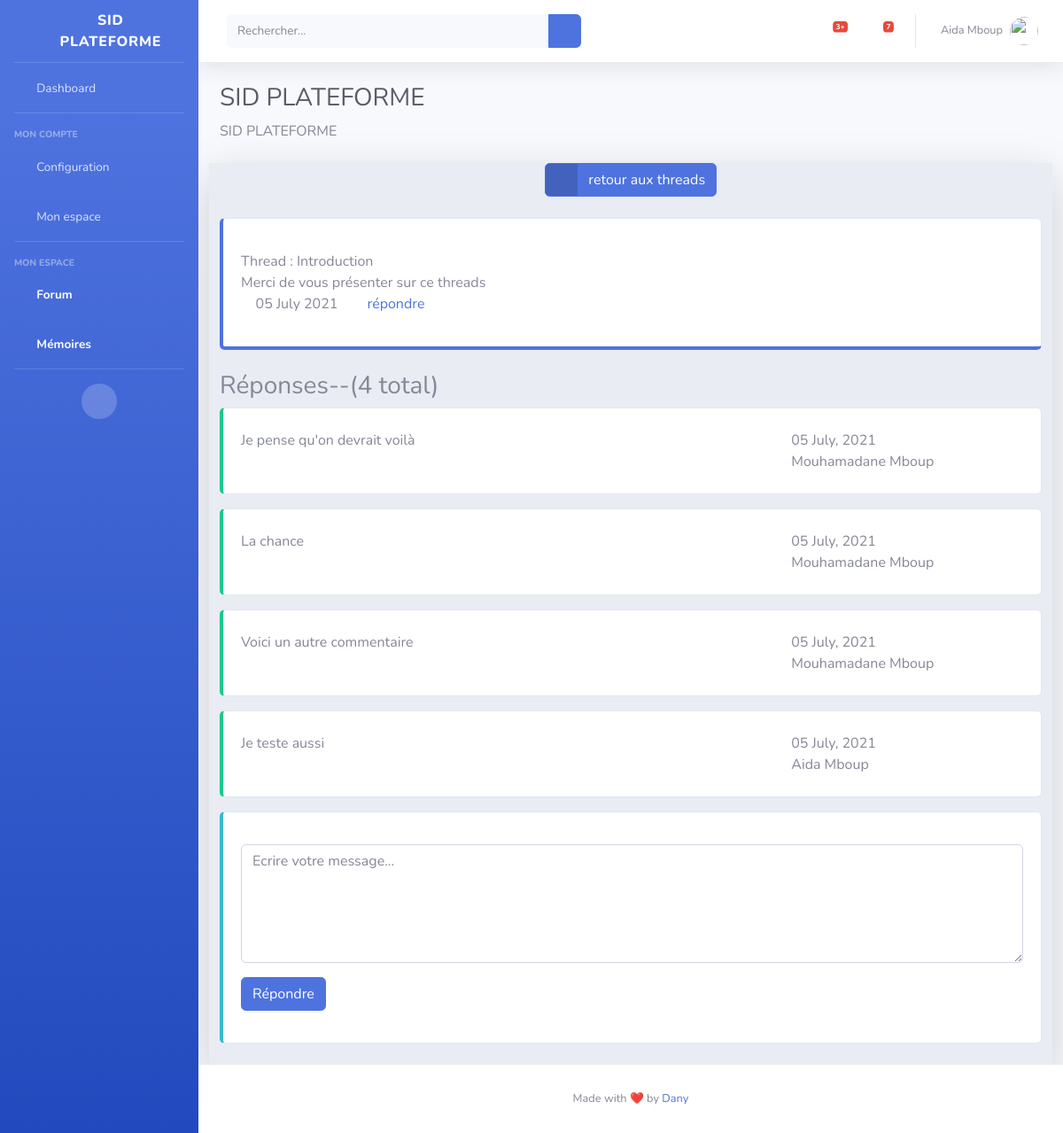
The page /user/1/thread (signed in) on the database its author committed.
### app/base/models.py (models this page shows, shortened)
class User(db.Model, UserMixin):
    id = db.Column(db.Integer, primary_key=True)
    first_name = db.Column(db.String(150))
    last_name = db.Column(db.String(150))
    email = db.Column(db.String(150), unique=True)
    confirmed = db.Column(db.Boolean, default=False)
    password_hash = db.Column(db.String(150))
    role_id = db.Column(db.Integer, db.ForeignKey('roles.id'))
    replies = db.relationship('Reply', backref='user', lazy='dynamic')
    def full_name(self):
        return '%s %s' % (self.first_name, self.last_name)
    @property
    def password(self):
        raise AttributeError('`password` is not a readable attribute')

class Threads(db.Model):
    id = db.Column(db.Integer, primary_key=True)
    title = db.Column(db.String(120))
    description = db.Column(db.String(200))
    create_at = db.Column(db.DateTime, default=datetime.utcnow)
    replies = db.relationship('Reply', backref='thread', lazy='dynamic')

class Reply(db.Model):
    id = db.Column(db.Integer, primary_key=True)
    thread_id = db.Column(db.Integer, db.ForeignKey('threads.id'))
    user_id = db.Column(db.Integer, db.ForeignKey('user.id'))
    message = db.Column(db.String(200))
    created_at = db.Column(db.DateTime, default=datetime.utcnow)

### app/home/views.py (the view)
@blueprint.route('/<int:thread_id>/thread', methods=['GET', 'POST'])
@login_required
def get_thread(thread_id):
    form = NewReply()
    thread = Threads.query.get(int(thread_id))
    if request.method == 'POST':
        if form.validate_on_submit():
            reply = Reply(user_id=current_user.id, message=form.message.data)
            thread.replies.append(reply)
            db.session.commit()
            return redirect(url_for('user_views.get_thread', thread_id=reply.thread_id))
    replies = Reply.query.filter_by(thread_id=thread_id).all()
    return render_template('user/focus_thread.html', thread=thread, user=current_user, replies=replies, form=form)

### app/home/forms.py
class NewReply(FlaskForm):
    message = TextAreaField('Message', validators=[InputRequired()])

### app/base/models.py (called while the page is built)
@login_manager.user_loader
def loader_user(key):
    return User.query.get(int(key))

### app/templates/user/focus_thread.html (shortened to what this page needs)
{% extends "user/index.html" %}
{% block focus_thread %}
        <div class="row bg-gray-200 shadow-lg">
            <div class="col-lg-12">
                <div class="text-center">
                    <a href="{{ url_for('user_views.thread')}}" class="btn btn-primary btn-icon-split" >
                        <span class="icon text-white-50">
                          <i class="fas fa-plus"></i>
                        </span>
                        <span class="text">retour aux threads</span>
                      </a>
                </div>
                <br>
                <div class="card mb-4 py-3 border-left-primary border-bottom-primary ">
                <div class="card-body">
                    Thread : {{ thread.title}} <br>
                    {{ thread.description}} <br>
                    <i class="fa fa-calendar"></i>  {{ thread.create_at.strftime('%d %B %Y')}}
                    &nbsp; <a href="#mess"><i class="fa fa-envelope"></i>&nbsp; répondre</a>
                </div>
                </div>
                <h3>Réponses--({{ replies|length }} total)</h3>
                {% for reply in replies %}
                <div class="card mb-3 py-1 border-left-success">
                <div class="card-body">
                    <div class="row">
                        <div class="col-lg-8">
                            {{reply.message}}
                        </div>
                        <div class="col-lg-3">
                            <i class="fa fa-calendar"></i> <span>{{ reply.created_at.strftime('%d %B, %Y')}}</span> <br>
                            <i class="fa fa-user"></i><span> {{ reply.user.full_name()}}</span>
                        </div>
                    </div>
                </div>
                </div>
                {% endfor %}
                <div class="card mb-4 py-3 border-left-info">
                <div class="card-body">
                    <form method="POST" id="mess">
                        <div class="form-group">
                            {{ form.message(class="form-control ", onfocus="this.value''", value="", cols="30", rows="5", placeholder="Ecrire votre message...")}}
                        </div>
                        <button type="submit" class="btn btn-primary">Répondre</button>
                    </form>
                </div>
                </div>
            </div>
        </div>
{% endblock %}

### app/templates/user/index.html (shortened to what this page needs)
{% extends 'site-template/base.html' %}
  {% block userhome %}
  <div id="wrapper" id="">
    {% include 'user/sidbar.html' %}
    <div id="content-wrapper" class="d-flex flex-column">
      <div id="content">
        {% include 'site-template/navigation.html' %}
        <div class="container-fluid">
          <h1 class="h3 mb-2 text-gray-800">SID PLATEFORME</h1>
          <p class="mb-4">SID PLATEFORME</p>
          {% block focus_thread %}
          {% endblock %}
        </div>
      </div>
      {% include 'site-template/footer.html' %}
    </div>
  </div>
{% endblock %}

### app/templates/site-template/base.html (shortened to what this page needs)
<!DOCTYPE html>
<html lang="fr">
<head>
  <link href="/static/vendor/fontawesome-free/css/all.min.css" rel="stylesheet" type="text/css">
  <link href="/static/css/sb-admin-2.min.css" rel="stylesheet">
</head>
<body class="bg-gradient-primary" id="page-top">
  {% block userhome %}
  {% endblock %}
</body>
</html>

### app/templates/user/sidbar.html (shortened to what this page needs)
<ul class="navbar-nav bg-gradient-primary sidebar sidebar-dark accordion" id="accordionSidebar">
    <a class="sidebar-brand d-flex align-items-center justify-content-center" href="{{url_for('user_views.home_user')}}">
      <div class="sidebar-brand-icon ">
        <i class="fas fa-school"></i>
      </div>
      <div class="sidebar-brand-text mx-3">SID PLATEFORME</div>
    </a>
    <hr class="sidebar-divider my-0">
    <li class="nav-item">
      <a class="nav-link" href="#">
        <i class="fas fa-fw fa-tachometer-alt"></i>
        <span>Dashboard</span></a>
    </li>
    <hr class="sidebar-divider">
    <div class="sidebar-heading">
      Mon Compte
    </div>
    <li class="nav-item">
      <a class="nav-link collapsed" href="#" data-toggle="collapse" data-target="#collapseTwo" aria-expanded="true" aria-controls="collapseTwo">
        <i class="fas fa-fw fa-cog"></i>
        <span>Configuration</span>
      </a>
    </li>
    <li class="nav-item">
      <a class="nav-link collapsed" href="#" data-toggle="collapse" data-target="#collapseUtilities" aria-expanded="true" aria-controls="collapseUtilities">
        <i class="fas fa-fw fa-wrench"></i>
        <span>Mon espace</span>
      </a>
    </li>
    <hr class="sidebar-divider">
    <div class="sidebar-heading">
      Mon espace
    </div>
    <li class="nav-item active">
      <a class="nav-link" href="{{url_for('user_views.thread')}}">
        <i class="fas fa-fw fa-users"></i>
        <span>Forum</span></a>
    </li>
    <li class="nav-item active">
      <a class="nav-link" href="{{url_for('user_views.list_memories')}}">
        <i class="fas fa-fw fa-table"></i>
        <span>Mémoires</span></a>
    </li>
    <hr class="sidebar-divider d-none d-md-block">
    <div class="text-center d-none d-md-inline">
      <button class="rounded-circle border-0" id="sidebarToggle"></button>
    </div>
  </ul>

### app/templates/site-template/navigation.html (shortened to what this page needs)
<nav class="navbar navbar-expand navbar-light bg-white topbar mb-4 static-top shadow">
    <form class="d-none d-sm-inline-block form-inline mr-auto ml-md-3 my-2 my-md-0 mw-100 navbar-search">
      <div class="input-group">
        <input type="text" class="form-control bg-light border-0 small" placeholder="Rechercher..." aria-label="Search" aria-describedby="basic-addon2">
        <div class="input-group-append">
          <button class="btn btn-primary" type="button">
            <i class="fas fa-search fa-sm"></i>
          </button>
        </div>
      </div>
    </form>
    <ul class="navbar-nav ml-auto">
      <li class="nav-item dropdown no-arrow mx-1">
        <a class="nav-link dropdown-toggle" href="#" id="alertsDropdown" role="button" data-toggle="dropdown" aria-haspopup="true" aria-expanded="false">
          <i class="fas fa-bell fa-fw"></i>
          <span class="badge badge-danger badge-counter">3+</span>
        </a>
      </li>
      <li class="nav-item dropdown no-arrow mx-1">
        <a class="nav-link dropdown-toggle" href="#" id="messagesDropdown" role="button" data-toggle="dropdown" aria-haspopup="true" aria-expanded="false">
          <i class="fas fa-envelope fa-fw"></i>
          <span class="badge badge-danger badge-counter">7</span>
        </a>
      </li>
      <li class="nav-item dropdown no-arrow">
        <a class="nav-link dropdown-toggle" href="#" id="userDropdown" role="button" data-toggle="dropdown" aria-haspopup="true" aria-expanded="false">
          <span class="mr-2 d-none d-lg-inline text-gray-600 small">{{ user.first_name }}&nbsp;{{ user.last_name }}</span>
          <img class="img-profile rounded-circle" src="/static/img/testi_01.png">
        </a>
      </li>
    </ul>
 </nav>

### app/templates/site-template/footer.html
<footer class="sticky-footer bg-white">
    <div class="container my-auto">
      <div class="copyright text-center my-auto">
        <span>Made with ❤️ by <a href="http://mouhamadane.herokuapp.com">Dany</a></span>
      </div>
    </div>
  </footer>

### rows shown on the page
User: first_name "Aida", last_name "Mboup"
Threads: title "Introduction", description "Merci de vous présenter sur ce threads", create_at "05 July 2021"
Reply: message "Je pense qu'on devrait voilà", created_at "05 July, 2021", user.full_name "Mouhamadane Mboup"
Reply: message "La chance", created_at "05 July, 2021", user.full_name "Mouhamadane Mboup"
Reply: message "Voici un autre commentaire", created_at "05 July, 2021", user.full_name "Mouhamadane Mboup"
Reply: message "Je teste aussi", created_at "05 July, 2021", user.full_name "Aida Mboup"

### other values the page prints
{{ replies|length }} "4"
